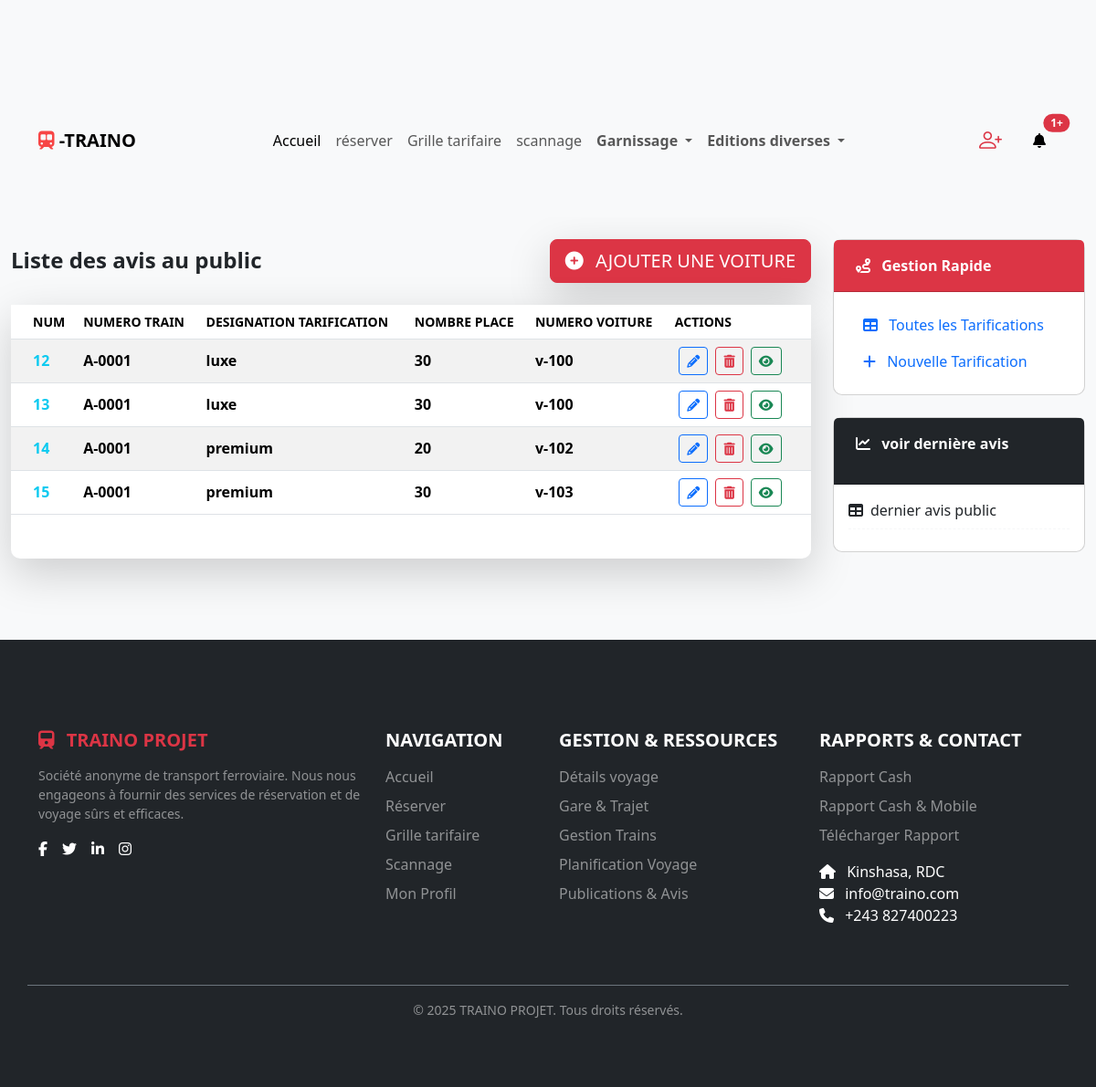
/voiture/lire_voiture (signed in), run on the app's committed database.
### voiture/models.py (models this page shows, shortened)
class Voiture(models.Model):
    id_train = models.ForeignKey(Train,  null = False , on_delete = models.CASCADE,
    help_text="id du train"
    )
    id_tarification = models.ForeignKey(Tarification,  null = False , on_delete = models.CASCADE,
        help_text="id du categorie"
    )
    numero_voiture = models.CharField(
        max_length=10,
        verbose_name='numero voiture exemple A-0000',
        help_text="un sert de clé secondaire à la table voiture",
        null = True,
        blank= True,
    )
    nombre_place = models.IntegerField(
        default=0
    )
    slug = models.SlugField(
        default="02Kkjsdhjfhf655qqzasjqsdbbbz555sc6JHMSLR",
        max_length= 100
    )

### train/models.py (models this page shows, shortened)
class Train(models.Model):
    numero_train = models.CharField(
        max_length=10,
        verbose_name='numero voiture exemple A-0000',
        help_text="un sert de clé secondaire à la table voiture",
        null = False,
        blank= False,
    )
    taille_ram = models.IntegerField(
        verbose_name='taille_ram',
        help_text="taille_ram",
        null = False,
        blank= False,
    )
    couleur = models.CharField(
        max_length=30,
        verbose_name='couleur',
        help_text="couleur",
        null = False,
        blank= False,
        default = 'pas de couleur',
    )
    slug = models.SlugField(
        default="02Kkjsdhjfhf655qqzasjqsdbbbz555sc6JHMSLR",
        max_length= 100
    )

### tarification/models.py (models this page shows, shortened)
class Tarification(models.Model):
    id_details_voyage = models.ForeignKey(Details_voyage,  null = False , on_delete = models.CASCADE,
    help_text="id du voyage"
    )
    pu  = models.IntegerField(
        default=0,
        verbose_name="tarification elementaire pour une categorie",
        help_text="prix unitaire categorie = tarification"
    )
    designation_tarififcation = models.CharField(
        max_length=10,
        verbose_name='designation',
        help_text="designation Tarififcation",
        null = False,
        blank= False,
    )
    slug = models.SlugField(
        default="02KJHMSLRTarififcationooopp8225hgqgqgnndnenxxxjk//5",
        max_length= 100
    )

### voiture/views.py (the view)
# urls.py: path('lire_voiture', lire_voiture , name = 'lire_voiture'),
@login_required
def lire_voiture(request):
    context = {
        'voitures' : Voiture.objects.all(),
        'total_compt' : Voiture.objects.count(),
        'tarifications' :  Tarification.objects.all(),
        'trains' : Train.objects.all()
    }
    return render(request, 'voiture/dashbord_voiture.html', context)

### voiture/templates/voiture/dashbord_voiture.html (shortened to what this page needs)
{% extends 'front/header/header.html' %}
{% load static %}
{% block extra_css %}
    <link rel="stylesheet" href="{% static 'css/voiture/dashbord_voiture.css' %}">
    <link rel="stylesheet" href="{% static 'css/voiture/detail_voiture.css' %}">
{% endblock %}
{% block containter%}
    <div class="container-fluid py-4 mb-5">
        <div class="row g-4">
            <div class="col-lg-9 order-lg-1 order-2">
                <div class="row page-header-row">
                    <div class="col-12">
                        <div class="d-flex justify-content-between align-items-center mb-4">
                            <h4 class="mb-0 fw-bold text-dark">Liste des avis au public</h4>
                            <div>
                                <button type="button" class="btn btn-lg btn-danger shadow-lg btn-add-station" data-bs-toggle="modal" data-bs-target="#creationModal">
                                    <i class="fas fa-plus-circle me-2"></i> AJOUTER UNE VOITURE
                                </button>
                            </div>
                        </div>
                        <div class="card shadow-lg border-0">
                            <div class="card-body p-0">
                                <div class="table-responsive">
                                    <table class="table table-striped table-hover mb-0 align-middle mb-5">
                                        <thead class="bg-light">
                                            <tr class="text-uppercase small fw-bold">
                                                <th scope="col" class="ps-4">Num</th>
                                                <th scope="col">Numero train</th>
                                                <th scope="col">designation Tarification</th>
                                                <th scope="col">nombre place</th>
                                                <th scope="col">numero voiture</th>
                                                <th scope="col">Actions</th>
                                            </tr>
                                        </thead>
                                        <tbody>
                                            {% for voiture in voitures %}
                                                <tr class="table-row">
                                                    <th scope="row" class="ps-4 text-info">{{ voiture.id }}</th>
                                                    <td class="fw-bold">{{ voiture.id_train.numero_train }}</td>
                                                    <td class="fw-bold">{{ voiture.id_tarification.designation_tarififcation }}</td>
                                                    <td class="fw-bold">{{ voiture.nombre_place }}</td>
                                                    <td class="fw-bold">{{ voiture.numero_voiture }}</td>
                                                    <td class="text-center pe-4">
                                                        <a class="btn btn-sm btn-outline-primary me-1" href="{% url 'voiture:modifier_voiture' voiture.id voiture.slug %}" title="Modifier">
                                                            <i class="fas fa-pencil-alt"></i>
                                                        </a>
                                                        <a class="btn btn-sm btn-outline-danger me-1" href="{% url 'voiture:delete_voiture' voiture.id voiture.slug %}" title="Supprimer">
                                                            <i class="fas fa-trash-alt"></i>
                                                        </a>
                                                        <a type="button"class="btn btn-sm btn-outline-success me-1" href="{% url 'voiture:details_voiture' voiture.id%}" title="Détails">
                                                            <i class="fas fa-eye"></i>
                                                        </a>
                                                    </td>
                                                </tr>
                                            {% empty %}
                                                <tr>
                                                    <td colspan="4" class="text-center text-muted py-4">
                                                        <i class="fas fa-exclamation-circle me-2"></i> Aucune catégorie n'est encore enregistrée.
                                                    </td>
                                                </tr>
                                            {% endfor %}
                                        </tbody>
                                    </table>
                                </div>
                            </div>
                        </div>
                    </div>
                </div>
            </div>
            <div class="col-lg-3 order-lg-2 order-1">
                <div class="sticky-sidebar">
                    <div class="card sidebar-card mb-4">
                        <div class="card-header bg-danger text-white fw-bold py-3 px-4 rounded-top-lg">
                            <i class="fas fa-route me-2"></i> Gestion Rapide
                        </div>
                        <div class="card-body p-3 sidebar-link-group">
                            <nav class="nav flex-column">
                                <a class="nav-link active" aria-current="page" href="{% url 'tarification:grille_tarifaire' %}"><i class="fas fa-table me-2"></i> Toutes les Tarifications</a>
                                <a href="{% url 'tarification:creation_tarification' %}" class="nav-link" type="button" class="btn btn-lg btn-danger shadow-lg btn-add-station" ><i class="fas fa-plus me-2"></i> Nouvelle Tarification</a>
                            </nav>
                        </div>
                    </div>
                    <div class="card sidebar-card mb-4">
                        <div class="card-header bg-dark text-white fw-bold py-3 px-4 rounded-top-lg">
                            <p >
                                <i class="fas fa-chart-line me-2"></i> voir dernière avis
                            </p>
                        </div>
                        <div class="card-body p-3">
                            <div class="d-flex justify-content-between align-items-center mb-2">
                                <a class="nav-link active" aria-current="page" href="{% url 'publication_avis:dernier_publication_avis' %}"><i class="fas fa-table me-2"></i>dernier avis public</a>
                            </div>
                            <hr class="my-2">
                        </div>
                    </div>
                </div>
            </div>
        </div>
    </div>
{% endblock %}

### data on the page
Voiture: id "12", id_train.numero_train "A-0001", id_tarification.designation_tarififcation "luxe", nombre_place "30", numero_voiture "v-100"
Voiture: id "13", id_train.numero_train "A-0001", id_tarification.designation_tarififcation "luxe", nombre_place "30", numero_voiture "v-100"
Voiture: id "14", id_train.numero_train "A-0001", id_tarification.designation_tarififcation "premium", nombre_place "20", numero_voiture "v-102"
Voiture: id "15", id_train.numero_train "A-0001", id_tarification.designation_tarififcation "premium", nombre_place "30", numero_voiture "v-103"
